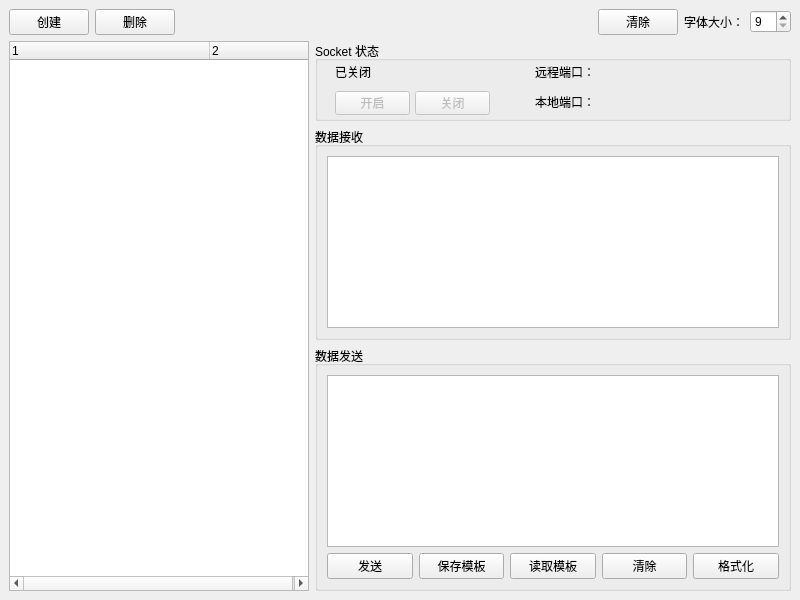
<?xml version="1.0" encoding="UTF-8"?>
<ui version="4.0">
 <class>MainWindow</class>
 <widget class="QMainWindow" name="MainWindow">
  <property name="geometry">
   <rect>
    <x>0</x>
    <y>0</y>
    <width>800</width>
    <height>600</height>
   </rect>
  </property>
  <property name="minimumSize">
   <size>
    <width>800</width>
    <height>600</height>
   </size>
  </property>
  <property name="maximumSize">
   <size>
    <width>16777215</width>
    <height>16777215</height>
   </size>
  </property>
  <property name="windowTitle">
   <string>SocketToolPlus Beta</string>
  </property>
  <widget class="QWidget" name="centralwidget">
   <layout class="QVBoxLayout" name="verticalLayout">
    <item>
     <layout class="QHBoxLayout" name="layout_h_ctrlbox">
      <item>
       <widget class="QPushButton" name="btn_create">
        <property name="enabled">
         <bool>true</bool>
        </property>
        <property name="sizePolicy">
         <sizepolicy hsizetype="Minimum" vsizetype="Fixed">
          <horstretch>0</horstretch>
          <verstretch>0</verstretch>
         </sizepolicy>
        </property>
        <property name="maximumSize">
         <size>
          <width>80</width>
          <height>16777215</height>
         </size>
        </property>
        <property name="text">
         <string>创建</string>
        </property>
       </widget>
      </item>
      <item>
       <widget class="QPushButton" name="btn_delete">
        <property name="maximumSize">
         <size>
          <width>80</width>
          <height>16777215</height>
         </size>
        </property>
        <property name="text">
         <string>删除</string>
        </property>
       </widget>
      </item>
      <item>
       <spacer name="horizontalSpacer">
        <property name="orientation">
         <enum>Qt::Horizontal</enum>
        </property>
        <property name="sizeHint" stdset="0">
         <size>
          <width>40</width>
          <height>20</height>
         </size>
        </property>
       </spacer>
      </item>
      <item>
       <widget class="QPushButton" name="btn_recvclear">
        <property name="text">
         <string>清除</string>
        </property>
       </widget>
      </item>
      <item>
       <widget class="QLabel" name="label_s_fontsize">
        <property name="text">
         <string>字体大小：</string>
        </property>
       </widget>
      </item>
      <item>
       <widget class="QSpinBox" name="spinbox_fontsize">
        <property name="minimumSize">
         <size>
          <width>30</width>
          <height>0</height>
         </size>
        </property>
        <property name="minimum">
         <number>9</number>
        </property>
        <property name="value">
         <number>9</number>
        </property>
       </widget>
      </item>
     </layout>
    </item>
    <item>
     <layout class="QHBoxLayout" name="layout_h_mainbox">
      <item>
       <widget class="QTreeWidget" name="tree_main">
        <property name="sizePolicy">
         <sizepolicy hsizetype="Maximum" vsizetype="Expanding">
          <horstretch>0</horstretch>
          <verstretch>0</verstretch>
         </sizepolicy>
        </property>
        <property name="minimumSize">
         <size>
          <width>300</width>
          <height>0</height>
         </size>
        </property>
        <property name="maximumSize">
         <size>
          <width>400</width>
          <height>16777215</height>
         </size>
        </property>
        <property name="columnCount">
         <number>2</number>
        </property>
        <attribute name="headerDefaultSectionSize">
         <number>200</number>
        </attribute>
        <column>
         <property name="text">
          <string notr="true">1</string>
         </property>
        </column>
        <column>
         <property name="text">
          <string notr="true">2</string>
         </property>
        </column>
       </widget>
      </item>
      <item>
       <layout class="QVBoxLayout" name="layout_v_infobox">
        <item>
         <widget class="QGroupBox" name="groupbox_status">
          <property name="sizePolicy">
           <sizepolicy hsizetype="Preferred" vsizetype="Minimum">
            <horstretch>0</horstretch>
            <verstretch>0</verstretch>
           </sizepolicy>
          </property>
          <property name="minimumSize">
           <size>
            <width>0</width>
            <height>80</height>
           </size>
          </property>
          <property name="title">
           <string>Socket 状态</string>
          </property>
          <widget class="QLabel" name="label_v_status">
           <property name="geometry">
            <rect>
             <x>20</x>
             <y>20</y>
             <width>81</width>
             <height>21</height>
            </rect>
           </property>
           <property name="text">
            <string>已关闭</string>
           </property>
          </widget>
          <widget class="QPushButton" name="btn_socket_start">
           <property name="enabled">
            <bool>false</bool>
           </property>
           <property name="geometry">
            <rect>
             <x>20</x>
             <y>50</y>
             <width>75</width>
             <height>24</height>
            </rect>
           </property>
           <property name="text">
            <string>开启</string>
           </property>
          </widget>
          <widget class="QPushButton" name="btn_socket_stop">
           <property name="enabled">
            <bool>false</bool>
           </property>
           <property name="geometry">
            <rect>
             <x>100</x>
             <y>50</y>
             <width>75</width>
             <height>24</height>
            </rect>
           </property>
           <property name="text">
            <string>关闭</string>
           </property>
          </widget>
          <widget class="QLabel" name="label_v_localport">
           <property name="geometry">
            <rect>
             <x>220</x>
             <y>50</y>
             <width>111</width>
             <height>21</height>
            </rect>
           </property>
           <property name="text">
            <string>本地端口：</string>
           </property>
          </widget>
          <widget class="QLabel" name="label_v_remoteport">
           <property name="geometry">
            <rect>
             <x>220</x>
             <y>20</y>
             <width>111</width>
             <height>21</height>
            </rect>
           </property>
           <property name="text">
            <string>远程端口：</string>
           </property>
          </widget>
         </widget>
        </item>
        <item>
         <widget class="QGroupBox" name="groupbox_datarecv">
          <property name="sizePolicy">
           <sizepolicy hsizetype="Expanding" vsizetype="Preferred">
            <horstretch>0</horstretch>
            <verstretch>0</verstretch>
           </sizepolicy>
          </property>
          <property name="title">
           <string>数据接收</string>
          </property>
          <layout class="QGridLayout" name="gridLayout">
           <item row="0" column="0">
            <widget class="QPlainTextEdit" name="text_recv"/>
           </item>
          </layout>
         </widget>
        </item>
        <item>
         <widget class="QGroupBox" name="groupbox_datasend">
          <property name="title">
           <string>数据发送</string>
          </property>
          <layout class="QVBoxLayout" name="verticalLayout_2">
           <item>
            <widget class="QPlainTextEdit" name="text_send"/>
           </item>
           <item>
            <layout class="QHBoxLayout" name="layout_h_datasendopition">
             <item>
              <widget class="QPushButton" name="btn_send">
               <property name="text">
                <string>发送</string>
               </property>
              </widget>
             </item>
             <item>
              <widget class="QPushButton" name="btn_templatesave">
               <property name="text">
                <string>保存模板</string>
               </property>
              </widget>
             </item>
             <item>
              <widget class="QPushButton" name="btn_templateread">
               <property name="text">
                <string>读取模板</string>
               </property>
              </widget>
             </item>
             <item>
              <widget class="QPushButton" name="btn_sendclear">
               <property name="text">
                <string>清除</string>
               </property>
              </widget>
             </item>
             <item>
              <widget class="QPushButton" name="btn_textformat">
               <property name="text">
                <string>格式化</string>
               </property>
              </widget>
             </item>
            </layout>
           </item>
          </layout>
         </widget>
        </item>
       </layout>
      </item>
     </layout>
    </item>
   </layout>
  </widget>
  <widget class="QMenuBar" name="menubar">
   <property name="geometry">
    <rect>
     <x>0</x>
     <y>0</y>
     <width>800</width>
     <height>22</height>
    </rect>
   </property>
  </widget>
 </widget>
 <resources/>
 <connections/>
</ui>
